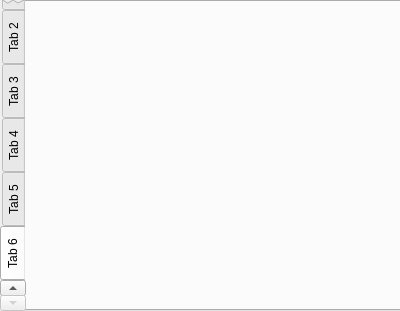
<?xml version="1.0" encoding="UTF-8"?>
<ui version="4.0">
 <class>Form</class>
 <widget class="QWidget" name="Form">
  <property name="geometry">
   <rect>
    <x>0</x>
    <y>0</y>
    <width>400</width>
    <height>311</height>
   </rect>
  </property>
  <property name="windowTitle">
   <string>Form</string>
  </property>
  <widget class="TabWidget" name="tabWidget">
   <property name="geometry">
    <rect>
     <x>0</x>
     <y>0</y>
     <width>401</width>
     <height>311</height>
    </rect>
   </property>
   <property name="layoutDirection">
    <enum>Qt::LeftToRight</enum>
   </property>
   <property name="tabPosition">
    <enum>QTabWidget::West</enum>
   </property>
   <property name="currentIndex">
    <number>5</number>
   </property>
   <widget class="QWidget" name="tab">
    <attribute name="title">
     <string>Tab 1</string>
    </attribute>
    <widget class="QPushButton" name="pushButton">
     <property name="geometry">
      <rect>
       <x>70</x>
       <y>50</y>
       <width>75</width>
       <height>24</height>
      </rect>
     </property>
     <property name="text">
      <string>PushButton</string>
     </property>
    </widget>
   </widget>
   <widget class="QWidget" name="tab_2">
    <attribute name="title">
     <string>Tab 2</string>
    </attribute>
   </widget>
   <widget class="QWidget" name="tab_3">
    <attribute name="title">
     <string>Tab 3</string>
    </attribute>
    <widget class="QPushButton" name="pushButton_2">
     <property name="geometry">
      <rect>
       <x>280</x>
       <y>60</y>
       <width>75</width>
       <height>24</height>
      </rect>
     </property>
     <property name="text">
      <string>PushButton</string>
     </property>
    </widget>
    <widget class="QLabel" name="label">
     <property name="geometry">
      <rect>
       <x>10</x>
       <y>30</y>
       <width>61</width>
       <height>21</height>
      </rect>
     </property>
     <property name="text">
      <string>IP Range</string>
     </property>
    </widget>
    <widget class="QLabel" name="label_2">
     <property name="geometry">
      <rect>
       <x>10</x>
       <y>0</y>
       <width>61</width>
       <height>21</height>
      </rect>
     </property>
     <property name="text">
      <string>SCAN</string>
     </property>
    </widget>
    <widget class="QLineEdit" name="lineEdit">
     <property name="geometry">
      <rect>
       <x>10</x>
       <y>60</y>
       <width>221</width>
       <height>22</height>
      </rect>
     </property>
    </widget>
    <widget class="QTextBrowser" name="textBrowser">
     <property name="geometry">
      <rect>
       <x>10</x>
       <y>100</y>
       <width>341</width>
       <height>192</height>
      </rect>
     </property>
    </widget>
   </widget>
   <widget class="QWidget" name="tab_4">
    <attribute name="title">
     <string>Tab 4</string>
    </attribute>
    <widget class="QLineEdit" name="lineEdit_2">
     <property name="geometry">
      <rect>
       <x>50</x>
       <y>40</y>
       <width>211</width>
       <height>22</height>
      </rect>
     </property>
    </widget>
    <widget class="QLabel" name="label_3">
     <property name="geometry">
      <rect>
       <x>10</x>
       <y>10</y>
       <width>49</width>
       <height>16</height>
      </rect>
     </property>
     <property name="text">
      <string>SCAN</string>
     </property>
    </widget>
    <widget class="QLabel" name="label_4">
     <property name="geometry">
      <rect>
       <x>10</x>
       <y>40</y>
       <width>49</width>
       <height>16</height>
      </rect>
     </property>
     <property name="text">
      <string>Host</string>
     </property>
    </widget>
    <widget class="QLabel" name="label_5">
     <property name="geometry">
      <rect>
       <x>10</x>
       <y>70</y>
       <width>49</width>
       <height>16</height>
      </rect>
     </property>
     <property name="text">
      <string>Port(s)</string>
     </property>
    </widget>
    <widget class="QLineEdit" name="lineEdit_3">
     <property name="geometry">
      <rect>
       <x>50</x>
       <y>70</y>
       <width>211</width>
       <height>22</height>
      </rect>
     </property>
    </widget>
    <widget class="QPushButton" name="pushButton_3">
     <property name="geometry">
      <rect>
       <x>280</x>
       <y>70</y>
       <width>75</width>
       <height>24</height>
      </rect>
     </property>
     <property name="text">
      <string>PushButton</string>
     </property>
    </widget>
   </widget>
   <widget class="QWidget" name="tab_5">
    <attribute name="title">
     <string>Tab 5</string>
    </attribute>
    <widget class="QPushButton" name="pushButton_4">
     <property name="geometry">
      <rect>
       <x>280</x>
       <y>30</y>
       <width>75</width>
       <height>24</height>
      </rect>
     </property>
     <property name="text">
      <string>PushButton</string>
     </property>
    </widget>
    <widget class="QLineEdit" name="lineEdit_4">
     <property name="geometry">
      <rect>
       <x>50</x>
       <y>30</y>
       <width>211</width>
       <height>22</height>
      </rect>
     </property>
    </widget>
    <widget class="QLabel" name="label_6">
     <property name="geometry">
      <rect>
       <x>10</x>
       <y>30</y>
       <width>49</width>
       <height>16</height>
      </rect>
     </property>
     <property name="text">
      <string>Host</string>
     </property>
    </widget>
    <widget class="QTextBrowser" name="textBrowser_2">
     <property name="geometry">
      <rect>
       <x>10</x>
       <y>110</y>
       <width>256</width>
       <height>192</height>
      </rect>
     </property>
    </widget>
    <widget class="QLabel" name="label_7">
     <property name="geometry">
      <rect>
       <x>10</x>
       <y>80</y>
       <width>49</width>
       <height>16</height>
      </rect>
     </property>
     <property name="text">
      <string>Status</string>
     </property>
    </widget>
    <widget class="QLabel" name="label_8">
     <property name="geometry">
      <rect>
       <x>10</x>
       <y>0</y>
       <width>81</width>
       <height>16</height>
      </rect>
     </property>
     <property name="text">
      <string>Destination</string>
     </property>
    </widget>
   </widget>
   <widget class="QWidget" name="tab_6">
    <attribute name="title">
     <string>Tab 6</string>
    </attribute>
   </widget>
  </widget>
 </widget>
 <customwidgets>
  <customwidget>
   <class>TabWidget</class>
   <extends>QTabWidget</extends>
   <header>tabwidget.h</header>
   <container>1</container>
  </customwidget>
 </customwidgets>
 <resources/>
 <connections/>
</ui>
